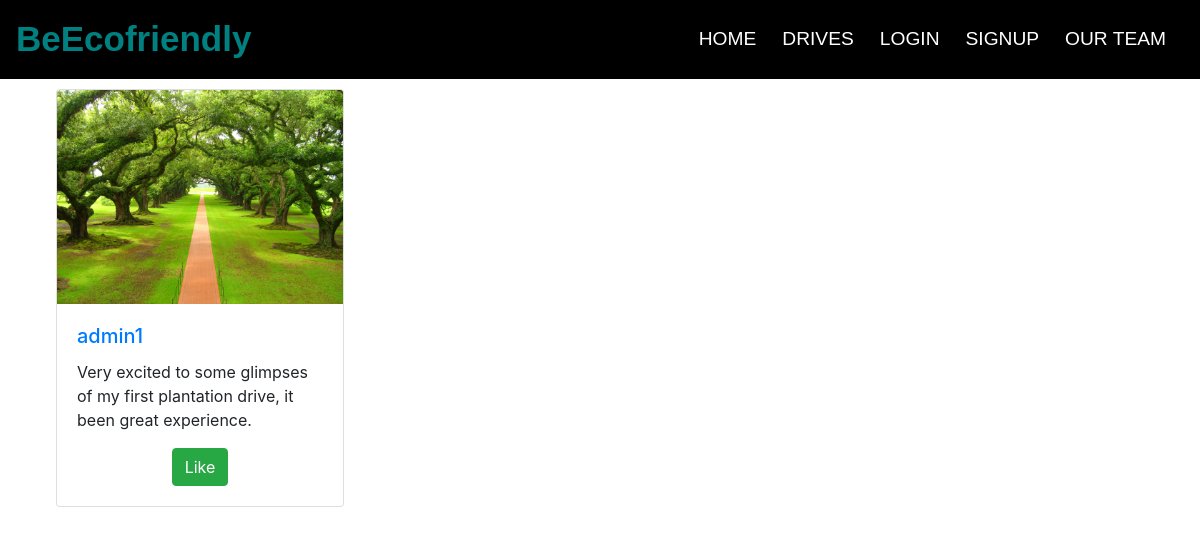
Page /UnEdN1tAX0/ on the committed database.
### posts/models.py (models this page shows, shortened)
class Post1(models.Model):
    author = models.ForeignKey(User, related_name='post', on_delete=models.CASCADE)
    slug = models.SlugField(unique=True, max_length=10, default=generate_id)
    photo = models.FileField(upload_to='posts_photo')
    caption = models.CharField(max_length=100, blank=True)
    class Meta:
        verbose_name_plural = 'Posts'

### posts/views.py (the view)
class DetailPostView(
        generic.DetailView
):
    model = Post1
    template_name = 'posts/post_detail.html'
    context_object_name = 'post'
    def get_context_data(self, **kwargs):
        context = super(DetailPostView, self).get_context_data(**kwargs)
        context['post'] = get_post(self.kwargs['slug'])
        return context

### posts/helpers.py (called while the page is built)
def get_post(slug=None):
    if not slug:
        return None
    post = Post1.objects \
               .select_related('author') \
               .prefetch_related(
                   Prefetch(
                       'liked_post',
                       queryset=Like.objects.select_related('user'),
                       to_attr='liker'
                       )) \
               .get(slug=slug)
    return post

### posts/templates/posts/post_detail.html (shortened to what this page needs)
{% extends "users/layout.html" %}
{% block content %}
    {% include 'posts/post.html' %}
{% endblock %}

### posts/templates/posts/post.html (shortened to what this page needs)
<div class="col-sm-4">
    <div class="card card-custom" style="width: 18rem;">
        <img src="{{ post.photo.url }}" class="card-img-top" alt="{{ post.caption }}">
        <div class="card-body">
            <h5 class="card-title"><a href="{{ post.author.get_absolute_url }}">{{ post.author }}</a></h5>
            <p class="card-text">{{ post.caption }}</p>
            <div style="text-align: center;"><a href="#" class="btn btn-success" style="text-align: center;">Like</a>
            </div>
        </div>
    </div>
</div>

### posts/templates/posts/post.html (style rules this page uses)
.card-custom { margin: 10px auto; justify-content: center; }

### rows in the picture
Post1: photo (picture), author "admin1", caption "Very excited to some glimpses of my first plantation drive, it been great experience."
